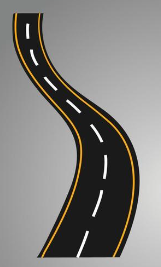
#> input picture Imagenes Entrega 2/Carreteras/Carretera 1.png, 161 x 267 px, found by its file name; its folder holds only this picture in this run
$ python Entrega2.py
#> lines starting #> are read from the running program, lines starting #| are printed output that depends on the picture
import cv2
import os
import random

# Directorio de entrada de las imágenes
input_images_patch = "C:/Users/nicoc/OneDrive/Documentos/Entrega 2/Imagenes Entrega 2"

# Obtener la lista de carpetas en el directorio
folders_names = os.listdir(input_images_patch)
print(folders_names)

# Resolución deseada
new_width = 800
new_height = 600

for folder_name in folders_names:
    # Ruta completa de la carpeta de imágenes
    folder_path = os.path.join(input_images_patch, folder_name)

    # Obtener la lista de nombres de archivos en la carpeta
    files_names = os.listdir(folder_path)

    # Verificar si hay imágenes en la carpeta
    if len(files_names) > 0:
        # Elegir una imagen aleatoria de la carpeta
        image_name = random.choice(files_names)
        image_path = os.path.join(folder_path, image_name)

        # Leer la imagen
        image = cv2.imread(image_path)
#> image is the input picture: shape (267, 161, 3); mean B, G, R 125.8, 128.8, 130.5

        # Cambiar la resolución de la imagen
        resized_image = cv2.resize(image, (new_width, new_height))
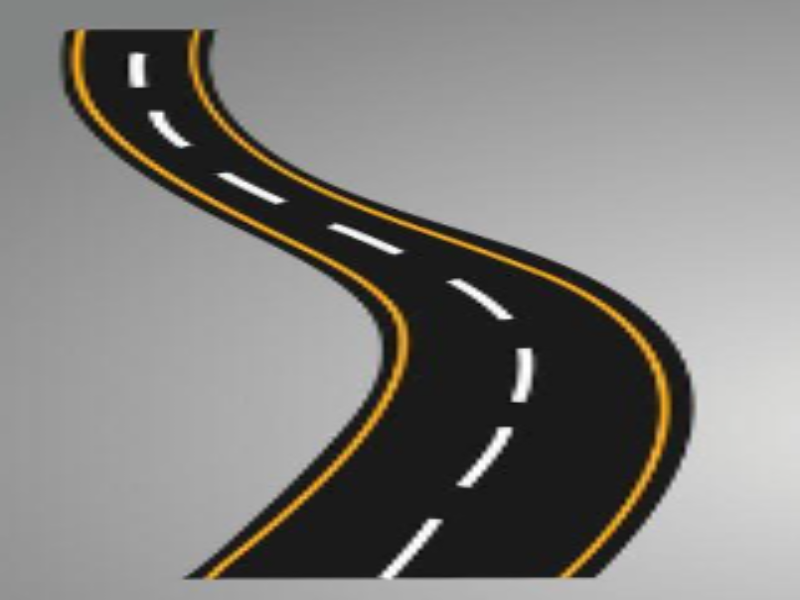
#> resized_image: shape (600, 800, 3); mean B, G, R 125.7, 128.8, 130.4

        # Mostrar la imagen
        cv2.imshow("Resized Image", resized_image)
        cv2.waitKey(0)
    else:
        print(f"No se encontraron imágenes en la carpeta: {folder_path}")
#> pass 2 of the loop `for folder_name in folders_names:`:
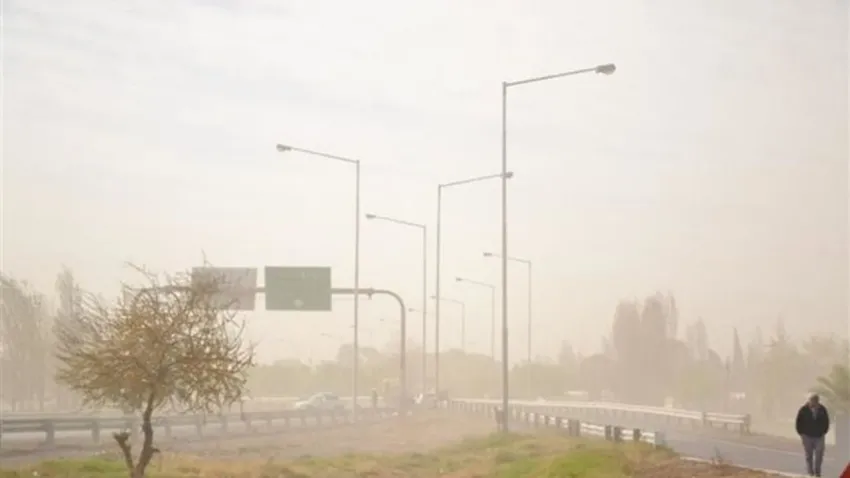
#> input picture Imagenes Entrega 2/Climas/306941w850h478c.webp.webp, 850 x 478 px, found by its file name
#> image is the input picture: shape (478, 850, 3); mean B, G, R 198.3, 210.7, 219.7
#> `resized_image = cv2.resize(image, (new_width, new_height))`:
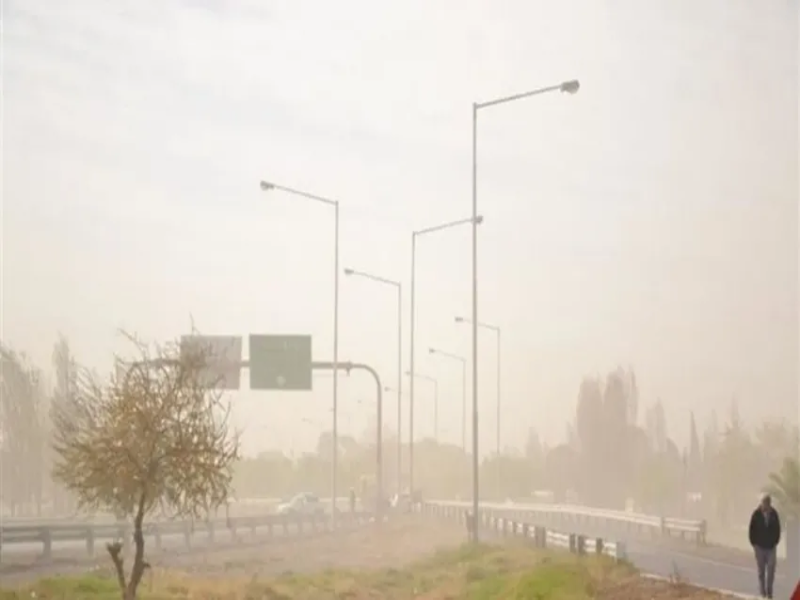
#> resized_image: shape (600, 800, 3); mean B, G, R 198.2, 210.7, 219.7

cv2.destroyAllWindows()
